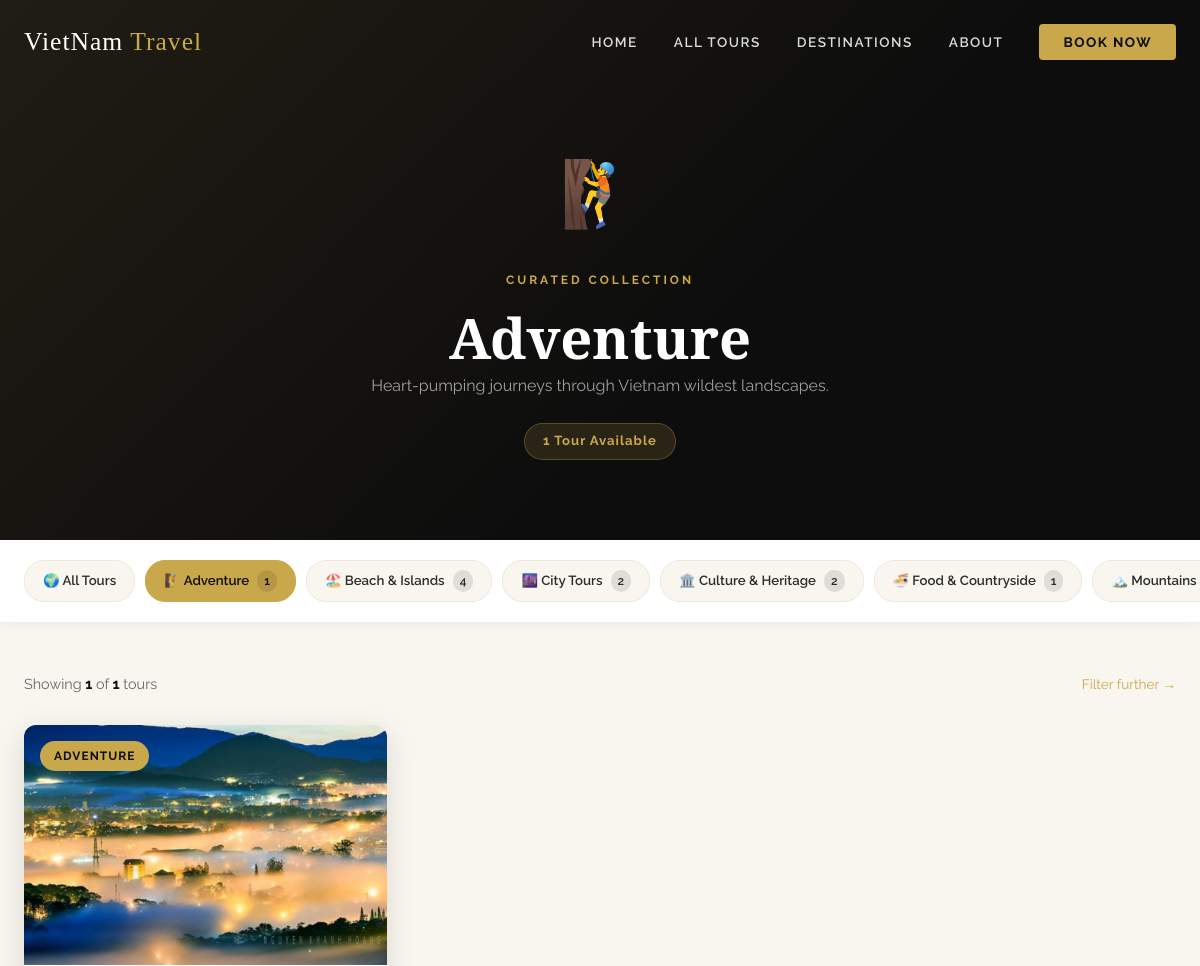
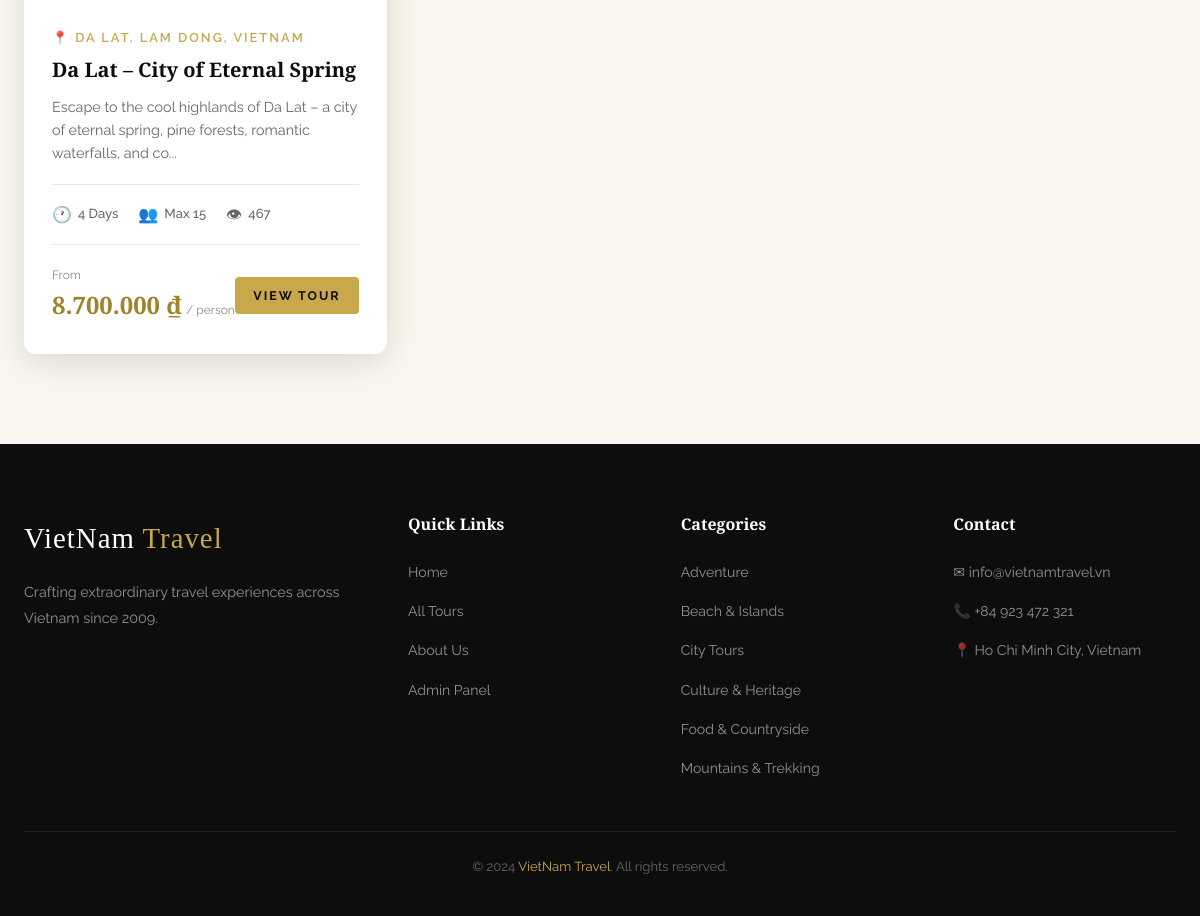
The page /category.php?slug=adventure on the database its author committed (2 pictures, top to bottom).
### tables this page shows
CREATE TABLE IF NOT EXISTS categories (
    id          INT AUTO_INCREMENT PRIMARY KEY,
    name        VARCHAR(100) NOT NULL UNIQUE,
    slug        VARCHAR(100) NOT NULL UNIQUE,
    description TEXT,
    icon        VARCHAR(10) DEFAULT '✈️',
    created_at  TIMESTAMP DEFAULT CURRENT_TIMESTAMP
);

CREATE TABLE IF NOT EXISTS tours (
    id           INT AUTO_INCREMENT PRIMARY KEY,
    title        VARCHAR(255) NOT NULL,
    slug         VARCHAR(255) NOT NULL UNIQUE,
    description  TEXT NOT NULL,
    content      TEXT,
    price        BIGINT NOT NULL DEFAULT 0,
    duration     INT NOT NULL DEFAULT 1,
    max_people   INT NOT NULL DEFAULT 10,
    destination  VARCHAR(255) NOT NULL,
    category_id  INT NOT NULL,
    image_url    VARCHAR(255),
    status       ENUM('active','inactive') DEFAULT 'active',
    views        INT DEFAULT 0,
    created_at   TIMESTAMP DEFAULT CURRENT_TIMESTAMP,
    updated_at   TIMESTAMP DEFAULT CURRENT_TIMESTAMP ON UPDATE CURRENT_TIMESTAMP,
    FOREIGN KEY (category_id) REFERENCES categories(id) ON DELETE CASCADE
);

### category.php (the view, shortened to what this page needs)
<?php
include 'includes/db-connect.php';
$slug = isset($_GET['slug']) ? mysqli_real_escape_string($conn, trim($_GET['slug'])) : '';
$cat_result = mysqli_query($conn, "SELECT * FROM categories WHERE slug = '$slug'");
$category = mysqli_fetch_assoc($cat_result);
$per_page = 6; $current_page = max(1, isset($_GET['page'])?(int)$_GET['page']:1); $offset = ($current_page-1)*$per_page;
$total = mysqli_fetch_assoc(mysqli_query($conn,"SELECT COUNT(*) as total FROM tours WHERE category_id={$category['id']} AND status='active'"))['total'];
$result   = mysqli_query($conn,"SELECT t.*, c.name as cat_name FROM tours t JOIN categories c ON t.category_id=c.id WHERE t.category_id={$category['id']} AND t.status='active' ORDER BY t.views DESC LIMIT $per_page OFFSET $offset");
$all_cats = mysqli_query($conn,"SELECT c.*, COUNT(t.id) as tc FROM categories c LEFT JOIN tours t ON c.id=t.category_id AND t.status='active' GROUP BY c.id ORDER BY c.name");
?>
<!DOCTYPE html>
<html lang="en">
<head>
    <link rel="stylesheet" href="css/style.css">
</head>
<body>
<?php include 'includes/navbar.php'; ?>
<div class="category-hero">
    <div class="container" style="position:relative;z-index:1;">
        <span class="category-icon-lg"><?php echo $category['icon']; ?></span>
        <span class="section-label">Curated Collection</span>
        <h1><?php echo htmlspecialchars($category['name']); ?></h1>
        <p><?php echo htmlspecialchars($category['description']); ?></p>
        <span class="tour-count-badge"><?php echo $total; ?> Tour<?php echo $total!=1?'s':''; ?> Available</span>
    </div>
</div>
<div class="cat-switcher">
    <div class="cat-switcher-inner">
        <a href="tours.php" class="cat-btn">🌍 All Tours</a>
        <?php while ($cat = mysqli_fetch_assoc($all_cats)): ?>
        <a href="category.php?slug=<?php echo $cat['slug']; ?>" class="cat-btn <?php echo $cat['slug']===$slug?'active':''; ?>">
            <?php echo $cat['icon']; ?> <?php echo htmlspecialchars($cat['name']); ?>
            <span class="cat-btn-count"><?php echo $cat['tc']; ?></span>
        </a>
        <?php endwhile; ?>
    </div>
</div>
<section class="section" style="padding-top:50px;">
    <div class="container">
        <?php if ($total > 0): ?>
        <div style="margin-bottom:28px;display:flex;justify-content:space-between;align-items:center;flex-wrap:wrap;gap:12px;">
            <p style="color:var(--text-light);font-size:0.9rem;margin:0;">Showing <strong style="color:var(--dark);"><?php echo mysqli_num_rows($result); ?></strong> of <strong style="color:var(--dark);"><?php echo $total; ?></strong> tours</p>
            <a href="tours.php?category=<?php echo $category['id']; ?>" style="font-size:0.85rem;color:var(--gold);">Filter further →</a>
        </div>
        <div class="tours-grid">
            <?php while ($tour = mysqli_fetch_assoc($result)): ?>
            <div class="tour-card">
                <div class="tour-card-image">
                    <img src="<?php echo htmlspecialchars($tour['image_url']); ?>" alt="<?php echo htmlspecialchars($tour['title']); ?>" loading="lazy">
                    <span class="tour-card-badge"><?php echo htmlspecialchars($tour['cat_name']); ?></span>
                </div>
                <div class="tour-card-body">
                    <div class="tour-card-destination">📍 <?php echo htmlspecialchars($tour['destination']); ?></div>
                    <h3 class="tour-card-title"><?php echo htmlspecialchars($tour['title']); ?></h3>
                    <p class="tour-card-excerpt"><?php echo substr(htmlspecialchars($tour['description']),0,110).'...'; ?></p>
                    <div class="tour-card-meta">
                        <div class="tour-meta-item"><span class="icon">🕐</span><?php echo $tour['duration']; ?> Days</div>
                        <div class="tour-meta-item"><span class="icon">👥</span>Max <?php echo $tour['max_people']; ?></div>
                        <div class="tour-meta-item"><span class="icon">👁</span><?php echo number_format($tour['views']); ?></div>
                    </div>
                    <div class="tour-card-footer">
                        <div class="tour-price">
                            <span class="from">From</span>
                            <span class="amount"><?php echo number_format($tour['price'],0,',','.'); ?> ₫</span>
                            <span class="per">/ person</span>
                        </div>
                        <a href="tour-detail.php?id=<?php echo $tour['id']; ?>" class="btn btn-gold btn-sm">View Tour</a>
                    </div>
                </div>
            </div>
            <?php endwhile; ?>
        </div>
        <?php endif; ?>
    </div>
</section>
<?php include 'includes/footer.php'; ?>
</body>
</html>

### includes/footer.php (shortened to what this page needs)
<?php
$footer_cats = mysqli_query($conn, "SELECT name, slug FROM categories ORDER BY name LIMIT 6");
?>
<footer class="footer">
    <div class="container">
        <div class="footer-grid">
            <div class="footer-brand">
                <a href="index.php" class="nav-logo">VietNam <span>Travel</span></a>
                <p>Crafting extraordinary travel experiences across Vietnam since 2009.</p>
            </div>
            <div>
                <h4 class="footer-heading">Quick Links</h4>
                <ul class="footer-links">
                    <li><a href="index.php">Home</a></li>
                    <li><a href="tours.php">All Tours</a></li>
                    <li><a href="index.php#why-us">About Us</a></li>
                    <li><a href="admin-tours.php">Admin Panel</a></li>
                </ul>
            </div>
            <div>
                <h4 class="footer-heading">Categories</h4>
                <ul class="footer-links">
                    <?php while ($fc = mysqli_fetch_assoc($footer_cats)): ?>
                    <li><a href="category.php?slug=<?php echo $fc['slug']; ?>"><?php echo htmlspecialchars($fc['name']); ?></a></li>
                    <?php endwhile; ?>
                </ul>
            </div>
            <div>
                <h4 class="footer-heading">Contact</h4>
                <ul class="footer-links">
                    <li><a href="#">✉ info@vietnamtravel.vn</a></li>
                    <li><a href="#">📞 +84 923 472 321</a></li>
                    <li><a href="#">📍 Ho Chi Minh City, Vietnam</a></li>
                </ul>
            </div>
        </div>
        <div class="footer-bottom">
            <p>&copy; 2024 <span>VietNam Travel</span>. All rights reserved.</p>
        </div>
    </div>
</footer>

### category.php (style rules this page uses)
.category-hero { background:var(--dark); padding:140px 0 80px; text-align:center; position:relative; overflow:hidden; }
.category-hero::before { content:''; position:absolute; inset:0; background:linear-gradient(135deg,rgba(201,168,76,0.1) 0%,transparent 60%); }
.category-icon-lg { font-size:4rem; display:block; margin-bottom:16px; }
.category-hero h1 { color:var(--white); }
.category-hero p { color:rgba(255,255,255,0.6); max-width:520px; margin:0 auto 24px; }
.tour-count-badge { display:inline-block; background:rgba(201,168,76,0.15); border:1px solid rgba(201,168,76,0.3); color:var(--gold); padding:6px 18px; border-radius:20px; font-size:0.82rem; font-weight:700; letter-spacing:1px; }
.cat-switcher { background:var(--white); padding:20px 0; box-shadow:0 2px 12px rgba(0,0,0,0.06); overflow-x:auto; }
.cat-switcher-inner { display:flex; gap:10px; padding:0 24px; min-width:max-content; max-width:1260px; margin:0 auto; }
.cat-btn { display:inline-flex; align-items:center; gap:8px; padding:9px 18px; border-radius:20px; font-size:0.83rem; font-weight:600; color:var(--text); background:var(--light); border:1px solid var(--light-2); transition:var(--transition); white-space:nowrap; }
.cat-btn:hover, .cat-btn.active { background:var(--gold); border-color:var(--gold); color:var(--dark); }
.cat-btn-count { background:rgba(0,0,0,0.1); border-radius:10px; padding:1px 7px; font-size:0.75rem; }

### rows shown on the page
categories: icon "🧗", name "Adventure", description "Heart-pumping journeys through Vietnam wildest landscapes.", tc "1"
categories: icon "🏖️", name "Beach & Islands", tc "4"
categories: icon "🌆", name "City Tours", tc "2"
categories: icon "🏛️", name "Culture & Heritage", tc "2"
categories: icon "🍜", name "Food & Countryside", tc "1"
categories: icon "🏔️", name "Mountains…", name "Mountains & Trekking"
tours: image_url (picture), category.name "ADVENTURE", destination "DA LAT, LAM DONG, VIETNAM", title "Da Lat – City of Eternal Spring", description "Escape to the cool highlands of Da Lat – a city of eternal spring, pine forests, romantic waterfalls, and co", duration "4", max_people "15", views "467", price "8.700.000"

### other values the page prints
$total "1"
mysqli_num_rows($result) "1"
